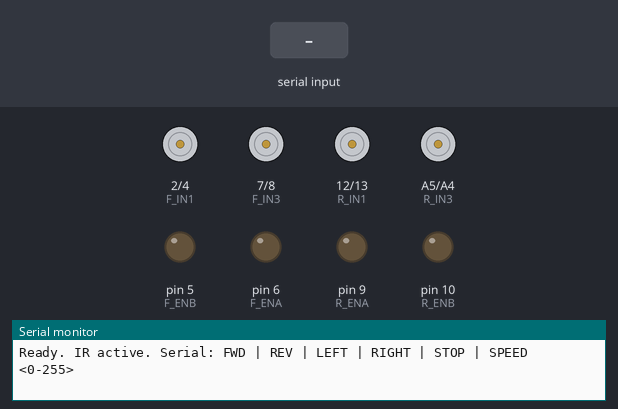
Bench run of a sketch on a simulated Arduino Uno, built with avr-gcc and run on an emulated ATmega328P. On the bench: motor-driver pin pairs drawn as motors (green arrow = first pin HIGH = forward, orange = second pin HIGH = backward, longer = more drive), output pins drawn as LEDs (lit = HIGH), the last lines printed to the serial monitor. The inputs (shaded band) are chosen by the test bench.

Above: at 1.2 s.
1.3 s: "FWD\n" received over Serial
At 2.6 s:
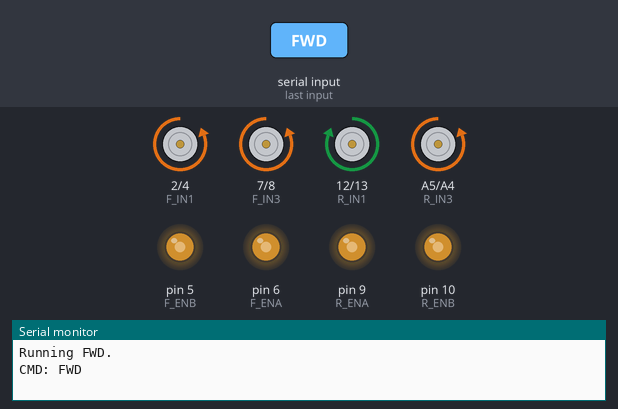
3.1 s: "REV\n" received over Serial
At 4.8 s:
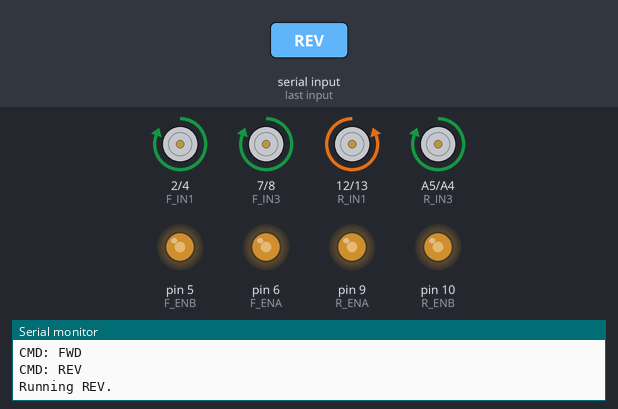
5.1 s: "LEFT\n" received over Serial
At 6.5 s:
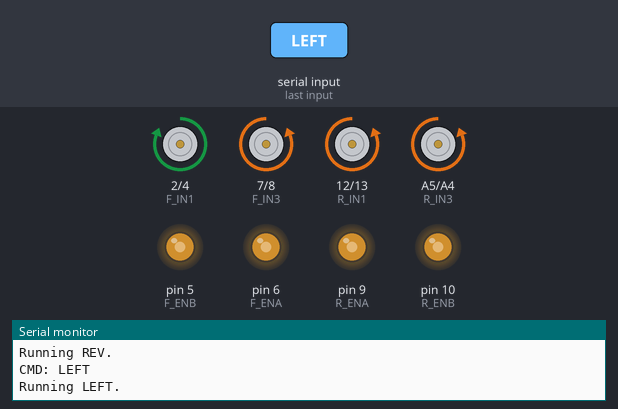
7.2 s: "RIGHT\n" received over Serial
At 8.1 s:
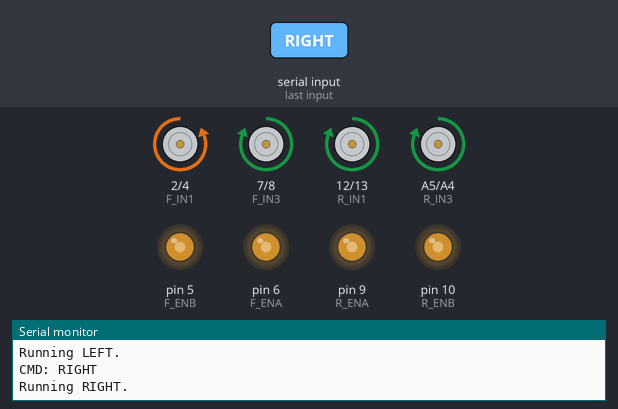
9.2 s: "SPEED 90\n" received over Serial
10.8 s: "STOP\n" received over Serial
At 12.1 s:
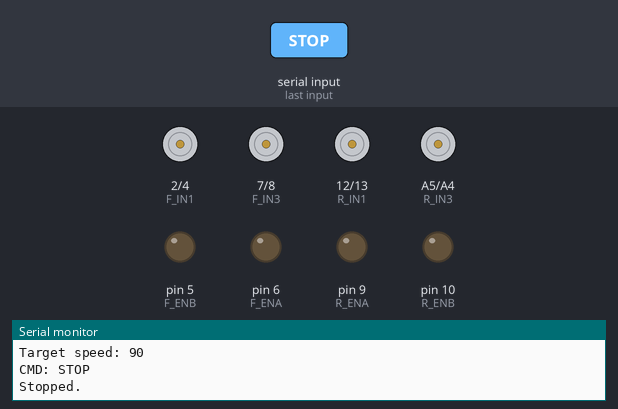
Timing chart, 0 to 13.4 s (numbered marks = the images above; inputs shaded):
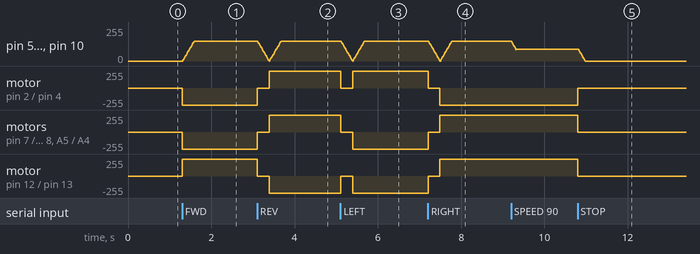

The sketch:

controls.ino
```cpp
#include <IRremote.hpp>

const int F_IN1 = 2;   // L298N-F input 1
const int F_IN2 = 4;   // L298N-F input 2
const int F_IN3 = 7;   // L298N-F input 3
const int F_IN4 = 8;   // L298N-F input 4
const int F_ENA = 6;   // L298N-F PWM (F1,F2)
const int F_ENB = 5;   // L298N-F PWM (F3,F4)

const int R_IN1 = 12;  // L298N-R input A
const int R_IN2 = 13;  // L298N-R input B
const int R_IN3 = A5;  // L298N-R input C
const int R_IN4 = A4;  // L298N-R input D
const int R_ENA = 9;   // L298N-R PWM (R1,R2)
const int R_ENB = 10;  // L298N-R PWM (R3,R4)

const int IR_PIN = A0; // KY-022 signal pin

// IR command codes (NEC protocol, command byte)
const uint8_t IR_FWD   = 0x18;
const uint8_t IR_REV   = 0x52;
const uint8_t IR_LEFT  = 0x08;
const uint8_t IR_RIGHT = 0x5A;
const uint8_t IR_STOP  = 0x1C;

// --- Tuning ---
// BRAKE_MS:  hold active brake this long before switching direction.
//            Increase if the droid lurches on reversal; decrease if it hesitates.
// RAMP_STEP / RAMP_MS: PWM units changed every RAMP_MS ms.
//            Lower RAMP_STEP or higher RAMP_MS = smoother but slower transitions.
// DEFAULT_SPEED: starting speed on first move command (motors need ~100+ to overcome friction).
const unsigned long BRAKE_MS      = 80;
const int           RAMP_STEP     = 8;
const unsigned long RAMP_MS       = 15;
const int           DEFAULT_SPEED = 150;

enum DriveState {
  STATE_STOPPED,
  STATE_FWD,
  STATE_REV,
  STATE_LEFT,
  STATE_RIGHT,
  STATE_BRAKING_TO_FWD,
  STATE_BRAKING_TO_REV,
  STATE_BRAKING_TO_LEFT,
  STATE_BRAKING_TO_RIGHT,
  STATE_BRAKING_TO_STOP
};

DriveState driveState = STATE_STOPPED;
int currentSpeed = 0;
int targetSpeed  = DEFAULT_SPEED;
unsigned long brakeStartMs = 0;
unsigned long lastRampMs   = 0;

void activateFWD();
void activateREV();
void activateLeft();
void activateRight();
void startBraking(DriveState next);
void applyBrake();
void allLow();
void applySpeed();

void setup() {
  Serial.begin(9600);

  int motorPins[] = {F_IN1, F_IN2, F_IN3, F_IN4, R_IN1, R_IN2, R_IN3, R_IN4};
  int pwmPins[]   = {F_ENA, F_ENB, R_ENA, R_ENB};
  for (int i = 0; i < 8; i++) pinMode(motorPins[i], OUTPUT);
  for (int i = 0; i < 4; i++) pinMode(pwmPins[i],   OUTPUT);

  allLow();
  applySpeed();

  // DISABLE_LED_FEEDBACK: pin 13 is R_IN2, so we cannot let IRremote toggle it
  IrReceiver.begin(IR_PIN, DISABLE_LED_FEEDBACK);

  Serial.println("Ready. IR active. Serial: FWD | REV | LEFT | RIGHT | STOP | SPEED <0-255>");
}

void loop() {
  handleIR();
  handleSerial();
  updateDrive();
}

// ---- IR input ----

void handleIR() {
  if (!IrReceiver.decode()) return;

  // Ignore repeat signals — speed control via IR to be added later
  if (!(IrReceiver.decodedIRData.flags & IRDATA_FLAGS_IS_REPEAT)) {
    switch (IrReceiver.decodedIRData.command) {
      case IR_FWD:   commandFWD();   break;
      case IR_REV:   commandREV();   break;
      case IR_LEFT:  commandLeft();  break;
      case IR_RIGHT: commandRight(); break;
      case IR_STOP:  commandSTOP();  break;
      default: break;
    }
  }

  IrReceiver.resume();
}

// ---- Serial input ----

void handleSerial() {
  if (!Serial.available()) return;
  String cmd = Serial.readStringUntil('\n');
  cmd.trim();
  cmd.toUpperCase();

  if      (cmd == "FWD")             commandFWD();
  else if (cmd == "REV")             commandREV();
  else if (cmd == "LEFT")            commandLeft();
  else if (cmd == "RIGHT")           commandRight();
  else if (cmd == "STOP")            commandSTOP();
  else if (cmd.startsWith("SPEED ")) commandSpeed(cmd.substring(6).toInt());
  else Serial.println("Unknown. Use: FWD | REV | LEFT | RIGHT | STOP | SPEED <0-255>");
}

// ---- Command handlers ----

// Returns true if driveState is a mid-brake transition
static bool isBraking() {
  return driveState == STATE_BRAKING_TO_FWD  || driveState == STATE_BRAKING_TO_REV  ||
         driveState == STATE_BRAKING_TO_LEFT || driveState == STATE_BRAKING_TO_RIGHT ||
         driveState == STATE_BRAKING_TO_STOP;
}

void commandFWD() {
  if (driveState == STATE_FWD)     { Serial.println("Already FWD"); return; }
  if (driveState == STATE_STOPPED) { activateFWD(); }
  else if (isBraking())            { driveState = STATE_BRAKING_TO_FWD; }
  else                             { startBraking(STATE_BRAKING_TO_FWD); }
  Serial.println("CMD: FWD");
}

void commandREV() {
  if (driveState == STATE_REV)     { Serial.println("Already REV"); return; }
  if (driveState == STATE_STOPPED) { activateREV(); }
  else if (isBraking())            { driveState = STATE_BRAKING_TO_REV; }
  else                             { startBraking(STATE_BRAKING_TO_REV); }
  Serial.println("CMD: REV");
}

void commandLeft() {
  if (driveState == STATE_LEFT)    { Serial.println("Already LEFT"); return; }
  if (driveState == STATE_STOPPED) { activateLeft(); }
  else if (isBraking())            { driveState = STATE_BRAKING_TO_LEFT; }
  else                             { startBraking(STATE_BRAKING_TO_LEFT); }
  Serial.println("CMD: LEFT");
}

void commandRight() {
  if (driveState == STATE_RIGHT)   { Serial.println("Already RIGHT"); return; }
  if (driveState == STATE_STOPPED) { activateRight(); }
  else if (isBraking())            { driveState = STATE_BRAKING_TO_RIGHT; }
  else                             { startBraking(STATE_BRAKING_TO_RIGHT); }
  Serial.println("CMD: RIGHT");
}

void commandSTOP() {
  if (driveState == STATE_STOPPED) { Serial.println("Already stopped"); return; }
  if (isBraking())                 { driveState = STATE_BRAKING_TO_STOP; }
  else                             { startBraking(STATE_BRAKING_TO_STOP); }
  Serial.println("CMD: STOP");
}

void commandSpeed(int s) {
  // Motors may not respond below ~100 PWM due to gear friction
  targetSpeed = constrain(s, 0, 255);
  Serial.print("Target speed: "); Serial.println(targetSpeed);
}

// ---- State machine ----

void updateDrive() {
  unsigned long now = millis();

  switch (driveState) {

    case STATE_FWD:
    case STATE_REV:
    case STATE_LEFT:
    case STATE_RIGHT:
      if (now - lastRampMs >= RAMP_MS) {
        lastRampMs = now;
        if      (currentSpeed < targetSpeed) currentSpeed = min(currentSpeed + RAMP_STEP, targetSpeed);
        else if (currentSpeed > targetSpeed) currentSpeed = max(currentSpeed - RAMP_STEP, 0);
        applySpeed();
      }
      break;

    case STATE_BRAKING_TO_FWD:
    case STATE_BRAKING_TO_REV:
    case STATE_BRAKING_TO_LEFT:
    case STATE_BRAKING_TO_RIGHT:
    case STATE_BRAKING_TO_STOP:
      applyBrake();
      if (now - lastRampMs >= RAMP_MS && currentSpeed > 0) {
        lastRampMs = now;
        currentSpeed = max(currentSpeed - RAMP_STEP, 0);
        applySpeed();
      }
      if (now - brakeStartMs >= BRAKE_MS && currentSpeed == 0) {
        if      (driveState == STATE_BRAKING_TO_FWD)   activateFWD();
        else if (driveState == STATE_BRAKING_TO_REV)   activateREV();
        else if (driveState == STATE_BRAKING_TO_LEFT)  activateLeft();
        else if (driveState == STATE_BRAKING_TO_RIGHT) activateRight();
        else { allLow(); driveState = STATE_STOPPED; Serial.println("Stopped."); }
      }
      break;

    case STATE_STOPPED:
      break;
  }
}

// ---- Drive helpers ----

void startBraking(DriveState next) {
  driveState   = next;
  brakeStartMs = millis();
  lastRampMs   = millis();
  applyBrake();
}

void activateFWD() {
  allLow();
  digitalWrite(F_IN2, HIGH);
  digitalWrite(F_IN4, HIGH);
  digitalWrite(R_IN1, HIGH);
  digitalWrite(R_IN4, HIGH);
  driveState = STATE_FWD;
  lastRampMs = millis();
  Serial.println("Running FWD.");
}

void activateREV() {
  allLow();
  digitalWrite(F_IN1, HIGH);
  digitalWrite(F_IN3, HIGH);
  digitalWrite(R_IN2, HIGH);
  digitalWrite(R_IN3, HIGH);
  driveState = STATE_REV;
  lastRampMs = millis();
  Serial.println("Running REV.");
}

// LEFT/RIGHT assume Motor A (IN1/IN2) = left side, Motor B (IN3/IN4) = right side.
// If the droid turns the wrong way, swap activateLeft() and activateRight() pin sets.
void activateLeft() {
  allLow();
  digitalWrite(F_IN1, HIGH); // Front-left  REV
  digitalWrite(F_IN4, HIGH); // Front-right FWD
  digitalWrite(R_IN2, HIGH); // Rear-left   REV
  digitalWrite(R_IN4, HIGH); // Rear-right  FWD
  driveState = STATE_LEFT;
  lastRampMs = millis();
  Serial.println("Running LEFT.");
}

void activateRight() {
  allLow();
  digitalWrite(F_IN2, HIGH); // Front-left  FWD
  digitalWrite(F_IN3, HIGH); // Front-right REV
  digitalWrite(R_IN1, HIGH); // Rear-left   FWD
  digitalWrite(R_IN3, HIGH); // Rear-right  REV
  driveState = STATE_RIGHT;
  lastRampMs = millis();
  Serial.println("Running RIGHT.");
}

// Short-brake: both INs HIGH per motor pair short-circuits the terminals,
// using back-EMF to resist rotation faster than coasting.
void applyBrake() {
  digitalWrite(F_IN1, HIGH); digitalWrite(F_IN2, HIGH);
  digitalWrite(F_IN3, HIGH); digitalWrite(F_IN4, HIGH);
  digitalWrite(R_IN1, HIGH); digitalWrite(R_IN2, HIGH);
  digitalWrite(R_IN3, HIGH); digitalWrite(R_IN4, HIGH);
}

void allLow() {
  digitalWrite(F_IN1, LOW); digitalWrite(F_IN2, LOW);
  digitalWrite(F_IN3, LOW); digitalWrite(F_IN4, LOW);
  digitalWrite(R_IN1, LOW); digitalWrite(R_IN2, LOW);
  digitalWrite(R_IN3, LOW); digitalWrite(R_IN4, LOW);
}

void applySpeed() {
  analogWrite(F_ENA, currentSpeed);
  analogWrite(F_ENB, currentSpeed);
  analogWrite(R_ENA, currentSpeed);
  analogWrite(R_ENB, currentSpeed);
}
```

Measured:
- after the input at 1.3 s, pin 5 (F_ENB), pin 6 (F_ENA): moves from 0/255 to 150/255 over 0.27 s, starting at once
- after the input at 3.1 s, motor on pin 2 (F_IN1) / pin 4 (F_IN2), motor on pin 7 (F_IN3) / pin 8 (F_IN4), motor on A5 (R_IN3) / A4 (R_IN4): backward 255/255 → stopped at once, → forward 255/255 0.28 s later; motor on pin 12 (R_IN1) / pin 13 (R_IN2): forward 255/255 → stopped at once, → backward 255/255 0.28 s later
- after the input at 5.1 s, motor on pin 2 (F_IN1) / pin 4 (F_IN2): forward 255/255 → stopped at once, → forward 255/255 0.29 s later; motor on pin 7 (F_IN3) / pin 8 (F_IN4): forward 255/255 → stopped at once, → backward 255/255 0.29 s later
- after the input at 7.2 s, motor on pin 2 (F_IN1) / pin 4 (F_IN2): forward 255/255 → stopped at once, → backward 255/255 0.28 s later; motor on pin 7 (F_IN3) / pin 8 (F_IN4), motor on pin 12 (R_IN1) / pin 13 (R_IN2), motor on A5 (R_IN3) / A4 (R_IN4): backward 255/255 → stopped at once, → forward 255/255 0.28 s later
- after the input at 10.8 s, pin 5 (F_ENB), pin 6 (F_ENA): moves from 90/255 to 0/255 over 0.17 s, starting at once
